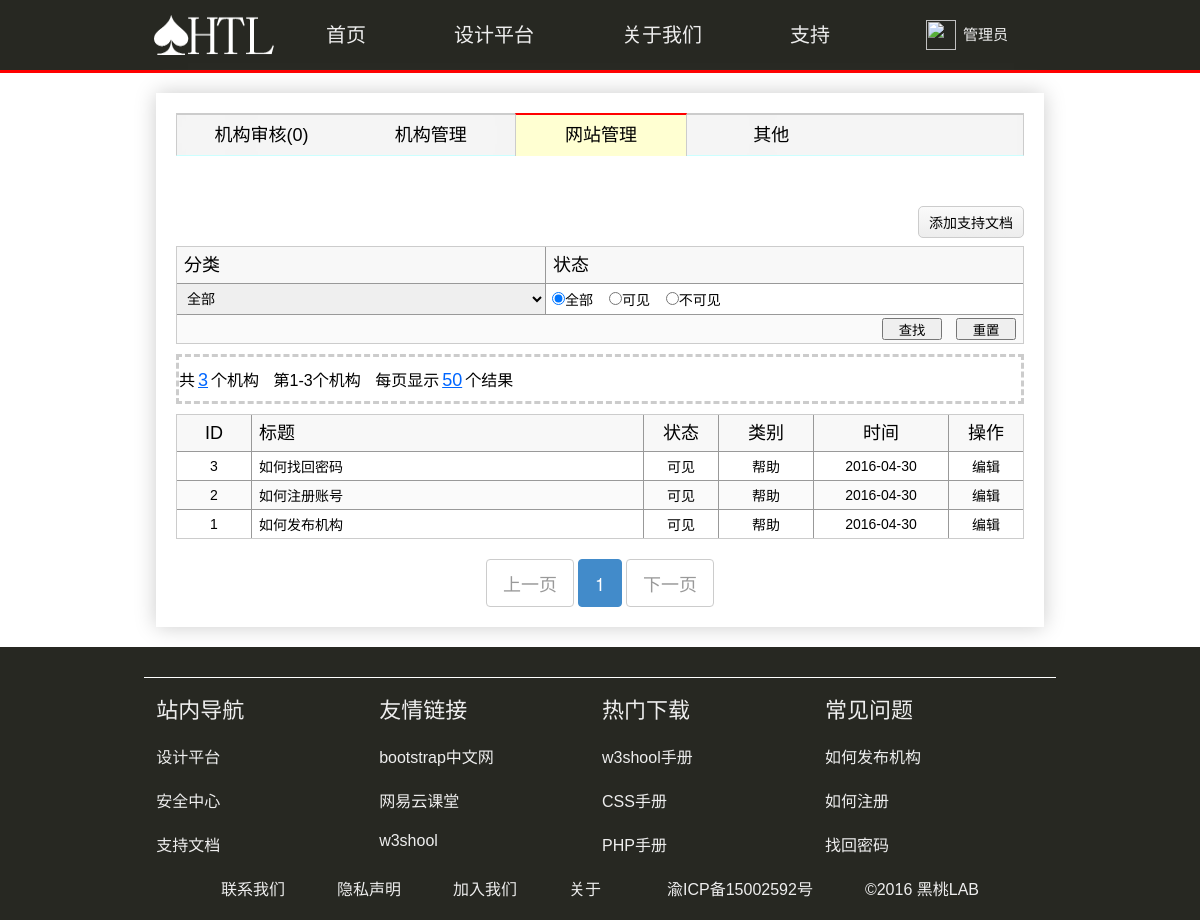
The page /admin/manage.php (signed in) on the database its author committed.
### tables this page shows
CREATE TABLE IF NOT EXISTS `manage` (
  `ID` int(9) unsigned NOT NULL AUTO_INCREMENT COMMENT '自增ID',
  `Title` varchar(256) DEFAULT NULL COMMENT '标题',
  `Visibility` tinyint(1) DEFAULT '1' COMMENT '支持可见性',
  `Tag` varchar(20) DEFAULT NULL COMMENT '类别',
  `Body` mediumtext COMMENT '正文文本',
  `HitCount` bigint(15) NOT NULL DEFAULT '0' COMMENT '点击量',
  `Time` datetime DEFAULT NULL COMMENT '发布时间',
  PRIMARY KEY (`ID`),
  UNIQUE KEY `ID` (`ID`)
);

### class/class-article.php (called while the page is built, shortened)
<?php
class Article
{
    private $Link;
    private $Table = DB_ARTICLE_TABLE;
    public function __construct()
    {
        $this->Link = mysqli_connect($this::DBHOST, $this::DBUSER, $this::DBPASSWORD, $this::DBNAME) or die("数据库连接失败！请联系网站管理员进行处理！");
        mysqli_set_charset($this->Link, $this::DBCHARSET);
    }
    public function LoaderTotal($input, $output, $filter = 'publish')
    {
        $tag = array();
        if (is_array($input) && is_array($output)) {
            if (empty($input) || empty($output)) {
                return $CallBack;
            }
            foreach ($input as $Ikey => $inputvalue) {
                foreach ($output as $Okey => $outputvalue) {
                    $tag[] = $inputvalue . '-' . $outputvalue;
                }
            }
        } else {
            $tag[] = $input . '-' . $output;
        }
        if (!empty($filter) && $filter == 'ALL') {
            $sql = "SELECT COUNT(*) AS Total FROM {$this->Table} where (";
        } else {
            $sql = "SELECT COUNT(*) AS Total FROM {$this->Table} where (Status='$filter') AND (";
        }
        foreach ($tag as $key => $value) {
            if ($key < count($tag) - 1) {
                $sql .= "(Tag LIKE '{$value}%' or Tag LIKE '%{$value}%' or Tag LIKE '%{$value}') OR ";
            } else {
                $sql .= "(Tag LIKE '{$value}%' or Tag LIKE '%{$value}%' or Tag LIKE '%{$value}'))";
            }
        }
        if ($query = mysqli_query($this->Link, $sql)) {
            $Total = mysqli_fetch_assoc($query);
            return $Total['Total'];
        } else {
            return $Total['Total'] = 0;
        }
    }
}

### class/class-manage.php (called while the page is built, shortened)
<?php
class Manage
{
    private $Link;
    private $Table = DB_MANAGE_TABLE;
    public function __construct()
    {
        $this->Link = mysqli_connect($this::DBHOST, $this::DBUSER, $this::DBPASSWORD, $this::DBNAME) or die("数据库连接失败！请联系网站管理员进行处理！");
        mysqli_set_charset($this->Link, $this::DBCHARSET);
    }
    public function Loader($tag, $visibility = 'true', $offset = 0, $length = 50, $sortorder = 'ID', $sortord = 'DESC')
    {
        if (!empty($tag) && !empty($visibility) && is_numeric($offset) && is_numeric($length)) {
            if ($tag == 'ALL') {
                $sql = "SELECT * FROM {$this->Table} where ";
            } else {
                $sql = "SELECT * FROM {$this->Table} where Tag='{$tag}' AND ";
            }
            if ($visibility === 'ALL') {
                $sql .= "1 ";
            }
            $sql .= "ORDER BY `{$sortorder}` {$sortord} LIMIT {$offset},{$length}";
            $query  = mysqli_query($this->Link, $sql);
            $manage = array();
            while ($result = mysqli_fetch_assoc($query)) {
                $manage = array_merge_recursive($manage, array($result));
            }
            return $manage;
        }
    }
    public function LoaderTotal($tag, $visibility = 'true')
    {
        if (!empty($tag) && !empty($visibility)) {
            if ($tag == 'ALL') {
                $sql = "SELECT COUNT(*) AS Total FROM {$this->Table} where ";
            } else {
                $sql = "SELECT COUNT(*) AS Total FROM {$this->Table} where Tag='{$tag}' AND ";
            }
            if ($visibility === 'ALL') {
                $sql .= "1";
            }
            if ($query = mysqli_query($this->Link, $sql)) {
                $Total = mysqli_fetch_assoc($query);
                return $Total['Total'];
            } else {
                return $Total['Total'] = 0;
            }
        }
    }
}

### admin/manage.php (the view, shortened to what this page needs)
<?php
require_once $_SERVER['DOCUMENT_ROOT'] . "/class/class-article.php";
require_once $_SERVER['DOCUMENT_ROOT'] . "/class/class-manage.php";
if (!empty($_SESSION['ID'])) {
    if (!empty($_SESSION['Role']) && ($_SESSION['Role'] == 'Admin' || $_SESSION['Role'] == 'Root')) {
        $article     = new Article();
        $audit       = $article->LoaderTotal('', '', 'pending');
        $tag         = 'ALL';
        $visibility  = 'ALL';
        $offset      = 0;
        $length      = 50;
        $manage      = new Manage();
        $TotalRecord = $manage->LoaderTotal($tag, $visibility);
        $result = $manage->Loader($tag, $visibility, $offset, $length);
    } else {
        $_SESSION['Notice'] = "您没有足够权限访问该内容！";
        PageJump("../user/home.php");
    }
} else {
    PageJump("../user/login.php?url={$_SERVER['PHP_SELF']}");
}
?>
<!DOCTYPE html>
<html>
<head>
    <link rel="stylesheet" type="text/css" href="../css/menu.css">
    <link rel="stylesheet" type="text/css" href="../css/style.css">
    <link rel="stylesheet" type="text/css" href="css/admin.css">
    <link rel="stylesheet" type="text/css" href="css/manage.css">
    <link rel="stylesheet" type="text/css" href="css/pagination.css">
</head>
<body>
<?php include "../includes/header.inc.php";?>
<div class="container manage">
    <div class="admin-bar">
        <a href="audit.php">机构审核(<?php echo $audit; ?>)</a>
        <a href="article.php">机构管理</a>
        <a class="on" href="manage.php">网站管理</a>
        <a href="<?php echo $_SERVER['PHP_SELF']; ?>">其他</a>
    </div>
    <div class="manage-set-bar"><a href="edit.php">添加支持文档</a></div>
    <form class="manage-table search-form" action="<?php echo $_SERVER['PHP_SELF']; ?>" method="get">
        <table width="100%" border="0" cellpadding="0" cellspacing="0">
            <tbody>
                <tr>
                    <th class="item-tag">分类</th>
                    <th class="item-visibility">状态</th>
                </tr>
                <tr class="item">
                    <td class="item-tag">
                        <select name="tag">
                            <option value="ALL">全部</option>
                        </select>
                    </td>
                    <td class="item-visibility">
                        <label><input type="radio" name="visibility" checked="ture" value="ALL">全部</label>
                        <label><input type="radio" name="visibility" value="true">可见</label>
                        <label><input type="radio" name="visibility" value="false">不可见</label>
                    </td>
                </tr>
                <tr class="item">
                    <td class="item-btn" colspan="2">
                        <input type="submit" value="查找">
                        <input type="reset" value="重置">
                    </td>
                </tr>
            </tbody>
        </table>
    </form>
    <div class="manage-bar">
        <span>共<a href="javascript:void(0)"><?php echo $TotalRecord; ?></a>个机构</span>
        <span>第<?php echo ($offset + 1) . '-' . ($offset + count($result)); ?>个机构</span>
        <span>每页显示<a href="javascript:void(0)"><?php echo $length; ?></a>个结果</span>
    </div>
    <div class="manage-table">
        <table width="100%" border="0" cellpadding="0" cellspacing="0">
            <tbody>
                <tr>
                    <th class="table-id">ID</th>
                    <th class="table-title">标题</th>
                    <th class="table-visibility">状态</th>
                    <th class="table-tag">类别</th>
                    <th class="table-time">时间</th>
                    <th class="table-edit">操作</th>
                </tr>
                <?php foreach ($result as $key => $value) {
    if ($value['Visibility']) {
        $value['Visibility'] = '可见';
    } else {
        $value['Visibility'] = '不可见';
    }
    if ($value['Tag'] == 'help') {
        $value['Tag'] = '帮助';
    }
    ?>
                <tr class="item">
                    <td class="table-id"><?php echo $value['ID']; ?></td>
                    <td class="table-title"><a href="/support/?s=<?php echo $value['ID']; ?>" target="_blank"><?php echo $value['Title']; ?></a></td>
                    <td class="table-visibility"><?php echo $value['Visibility']; ?></td>
                    <td class="table-tag"><?php echo $value['Tag']; ?></td>
                    <td class="table-time"><?php echo date('Y-m-d', strtotime($value['Time'])); ?></td>
                    <td class="table-edit"><a class="edit" href="edit.php?s=<?php echo $value['ID']; ?>">编辑</a></td>
                </tr>
                <?php }?>
            </tbody>
        </table>
    </div>
    <?php if (!empty($result)): ?>
    <div class="pagination-btns">
        <div class="pagination"></div>
    </div>
    <?php endif?>
</div>
<?php include "../includes/footer.inc.php";?>
</body>
</html>

### css/style.css (style rules this page uses)
* { margin: 0; padding: 0; }
html, body { width: 100%; margin: 0; padding: 0; overflow-x: hidden; }
.container { padding: 0; background: #fff; }
@media (min-width: 968px) { .container { margin: 0 13%; } }

### admin/css/admin.css (style rules this page uses)
.admin-bar { height: 40px; background: rgb(240, 240, 240); margin: 10px 10px 50px 10px; color: #333; text-align: left; border: 1px solid #ccc; border-top: 2px solid #ccc; border-bottom: 1px solid #cff; box-shadow: 0 0 600px rgb(248, 248, 248) inset; font-family: Arial, Helvetica, sans-serif; font-size: 14px; }
.admin-bar>a { width: 20%; max-width: 170px; height: 41px; line-height: 41px; display: block; float: left; color: #000; text-align: center; text-decoration: none; font-family: 'Microsoft Yahei', Arial, Helvetica, sans-serif; font-size: 18px; overflow: hidden; }
.admin-bar>a:first-child { border-left: none; }
.admin-bar>.on { background: rgb(255, 255, 210); margin-top: -2px; border-top: 2px solid red; border-right: 1px solid #ccc; border-left: 1px solid #ccc; }

### admin/css/manage.css (style rules this page uses)
.manage { min-height: 400px; margin-top: 20px; margin-bottom: 20px; padding: 10px; box-shadow: 0 0 20px #ccc; text-align: center; font-family: 'Microsoft Yahei', Arial, Helvetica, sans-serif; }
.search-form tr { color: #000 !important; text-align: left; }
.manage-table .item .item-tag { min-width: 140px; padding: 0; }
.manage-table .item .item-tag select { width: 100%; height: 30px; padding: 0 6px; border: none; outline: none; font-family: 'Microsoft Yahei', Arial, Helvetica, sans-serif; font-size: 14px; }
.manage-table .item .item-visibility { padding: 0; }
.manage-table .item .item-visibility label { margin: 0 6px; cursor: pointer; }
.manage-table .item .item-btn { text-align: right; }
.manage-table .item .item-btn input { width: 60px; height: 22px; margin-left: 10px; cursor: pointer; }
.manage-bar { margin: 0 10px; padding: 10px 0; border: 3px dashed #ccc; text-align: left; }
.manage-bar span { margin-right: 10px; }
.manage-bar span a { padding: 0 3px; font-size: 18px; color: #06f; }
.manage-set-bar { margin: 0 10px; padding-bottom: 30px; text-align: right; }
.manage-set-bar>a { padding: 5px 10px; float: right; color: #000; text-decoration: none; font-size: 14px; background-color: #eee; border: 1px solid #ccc; border-radius: 5px; background-image: linear-gradient(to bottom, #fafafa, #ededed); }
.manage-table { padding: 10px; }
.manage table { width: 100%; border: 1px solid #ccc; font-size: 14px; }
.manage table th { height: 36px; line-height: 36px; padding: 0 7px; color: #000; font-size: 18px; font-weight: normal; background-color: #f8f8f8; border-left: 1px solid #999; }
.manage table .item td { height: 28px; padding: 0 7px; border-top: 1px solid #999; border-left: 1px solid #999; }
.manage table th:first-child, .manage table td:first-child { border-left: none; }
.manage table td a { color: #000; text-decoration: none; }
.table-id { width: 60px; }
.table-title { text-align: left; }
.table-visibility { width: 60px; }
.table-tag { width: 80px; }
.table-time { width: 120px; }
.table-edit { width: 60px; }
.pagination-btns { margin: 10px auto; }

### admin/css/pagination.css (style rules this page uses)
.pagination { display: block; color: #428bca; font-family: "Helvetica Neue", Helvetica, Arial, sans-serif; font-size: 18px; -webkit-user-select: none; -moz-user-select: none; user-select: none; }

### rows shown on the page
manage: ID "3", Title "如何找回密码", Visibility "可见", Tag "帮助", Time "2016-04-30"
manage: ID "2", Title "如何注册账号", Visibility "可见", Tag "帮助", Time "2016-04-30"
manage: ID "1", Title "如何发布机构", Visibility "可见", Tag "帮助", Time "2016-04-30"

### other values the page prints
$_SESSION['Name'] "管理员"
$audit "0"
$TotalRecord "3"
$offset + 1 "1"
$offset + count($result) "3"
$length "50"
